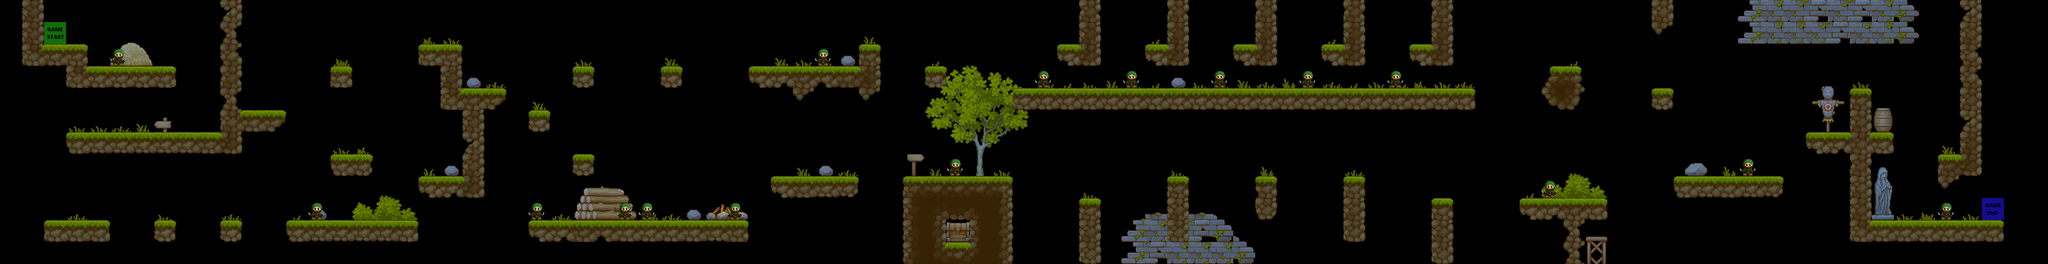

Rendered tile map (Tiled .tmx) drawn with the repository's tilesets; below, a short description and the map source with its tile grids summarised:
An orthogonal 93x12 tile map with 64x64 px tiles, 4 tile layers (decorations, terrain, enemies, player), 1 hidden layer not drawn, 4 tilesets.

<map version="1.10" tiledversion="1.10.2" orientation="orthogonal" renderorder="right-down" width="93" height="12" tilewidth="64" tileheight="64" infinite="0" nextlayerid="9" nextobjectid="1">
 <editorsettings>
  <export target="level_4..csv" format="csv" />
 </editorsettings>
 <tileset firstgid="1" source="../../graphics/tiles/ground_tilesheet.tsx" />
 <tileset firstgid="257" source="../../graphics/tiles/player_setup/player_setup.tsx" />
 <tileset firstgid="259" source="../../graphics/tiles/enemy_setup/enemy_setup.tsx" />
 <tileset firstgid="261" source="../../graphics/tiles/decorations_tileshseet.tsx" />
 <layer id="8" name="decorations" width="93" height="12" opacity="0.9">
  <data>[1116 cells, 178 non-empty, 82 distinct tile ids]</data>
 </layer>
 <layer id="1" name="terrain" width="93" height="12">
  <data>[1116 cells, 245 non-empty, 70 distinct tile ids]</data>
 </layer>
 <layer id="5" name="enemies" width="93" height="12">
  <data>[1116 cells, 16 non-empty, 1 distinct tile ids]</data>
 </layer>
 <layer id="4" name="constraints" width="93" height="12" visible="0">
  <data>[1116 cells, 22 non-empty, 1 distinct tile ids]</data>
 </layer>
 <layer id="3" name="player" width="93" height="12">
  <data>[1116 cells, 2 non-empty, 2 distinct tile ids]</data>
 </layer>
</map>